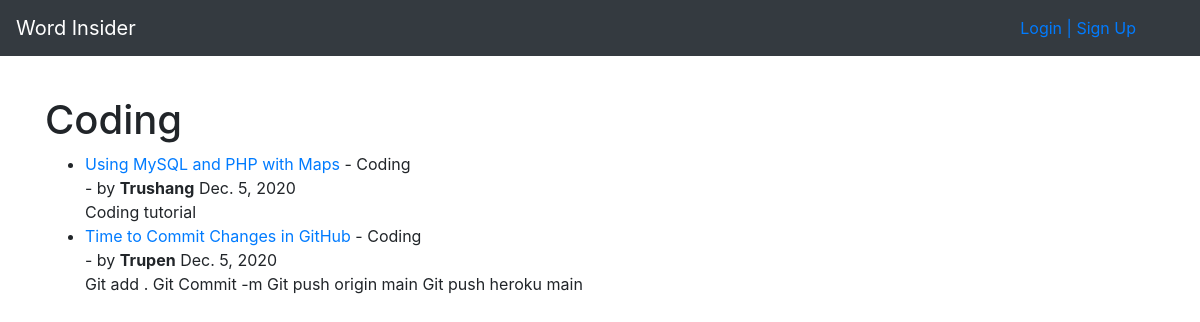
The page /category/coding/ on the database as committed earlier.
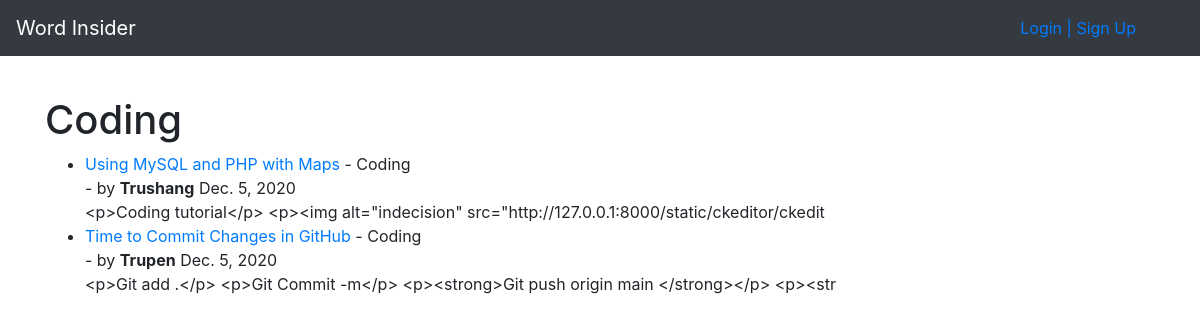
The same page on the database as committed later.
### blog/models.py (models this page shows, shortened)
class Post(models.Model):
    title = models.CharField(max_length=255)
    header_image = models.ImageField(null=True,blank=True,upload_to="images/")
    title_tag = models.CharField(max_length=255)
    author = models.ForeignKey(User,on_delete=models.CASCADE)
    body = RichTextField(blank=True,null=True)
    pub_Date = models.DateField(auto_now_add=True)
    category = models.CharField(max_length=10,default='coding')
    likes = models.ManyToManyField(User,related_name='blog_posts')
    snippet = models.CharField(max_length=50)

### blog/views.py (the view)
# urls.py: path('category/<str:cats>/',CategoryView,name='category'),
def CategoryView(requests,cats):
    category_post = Post.objects.filter(category=cats.title().replace('-',' '))
    return render(requests,'categories.html',{'cats':cats.title().replace('-',' '),'category_post':category_post})

### blog/templates/categories.html (shortened to what this page needs)
{% extends 'base.html' %}
{% block content %}
    {% if category_post %}
<h1>{{ cats }}</h1>
    <ul>
    {% for post in category_post %}
        <li><a href="{%url 'article-detail' post.pk %}">{{ post.title }} </a> - {{ post.category }}<br> - by <strong>{{ post.author }}</strong> {{ post.pub_Date }}
        <br>
        {{ post.body | slice:":100" }}
        </li>
    {% endfor %}
    </ul>
    {% else %}
        <h3>Sorry No Posts in {{ cats }} category yet.</h3>
    {% endif %}
{% endblock %}

Rows that differ between the two databases and show on the page:
changed Post "Using MySQL and PHP with Maps": body "Coding tutorial" → "<p>Coding tutorial</p> <p><img alt=\"indecision\" src=\"http://127.0.0.1:8000/static/ckeditor/ckedit"
changed Post "Time to Commit Changes in GitHub": body "Git add . Git Commit -m Git push origin main Git push heroku main" → "<p>Git add .</p> <p>Git Commit -m</p> <p><strong>Git push origin main </strong></p> <p><str"
